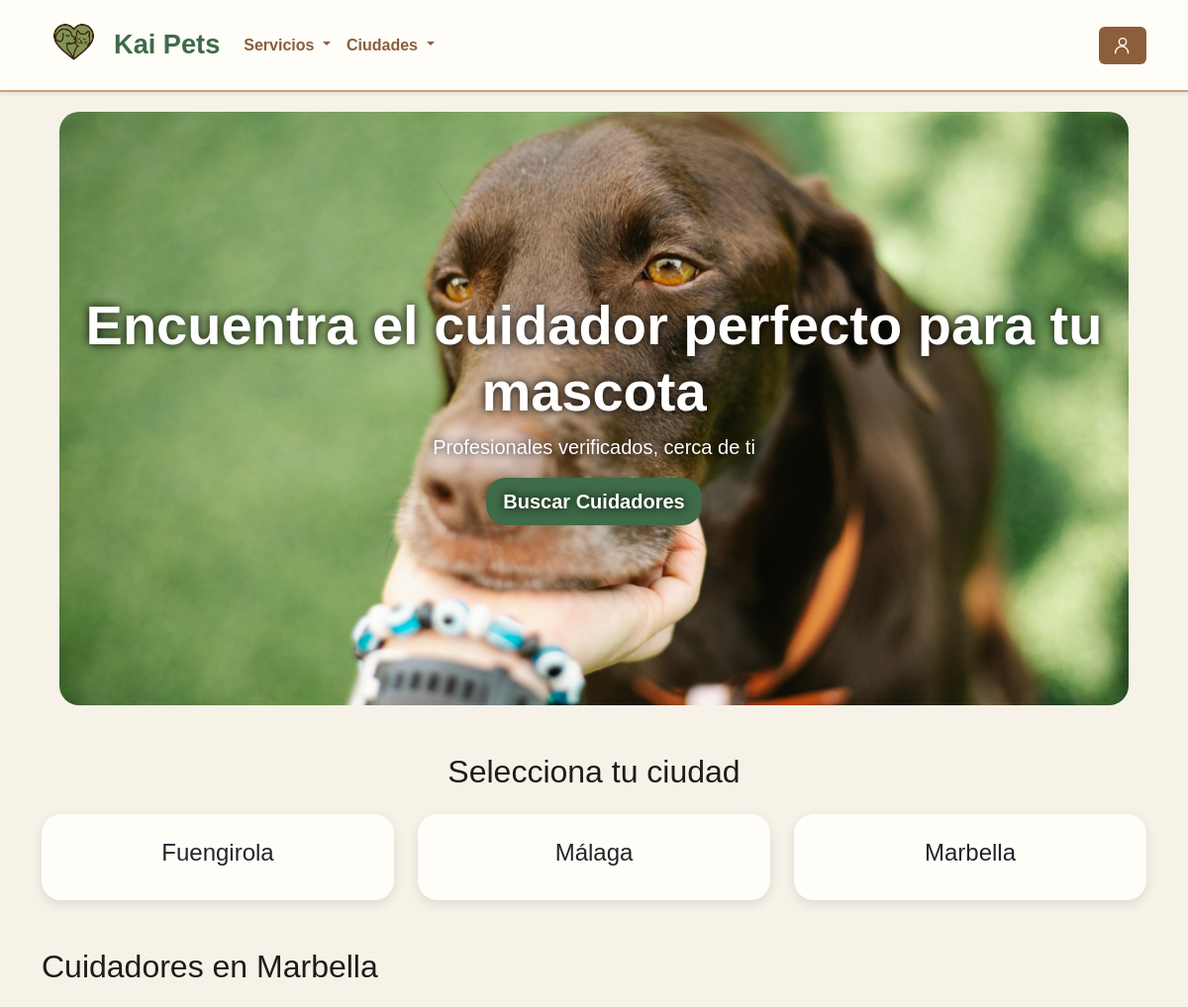
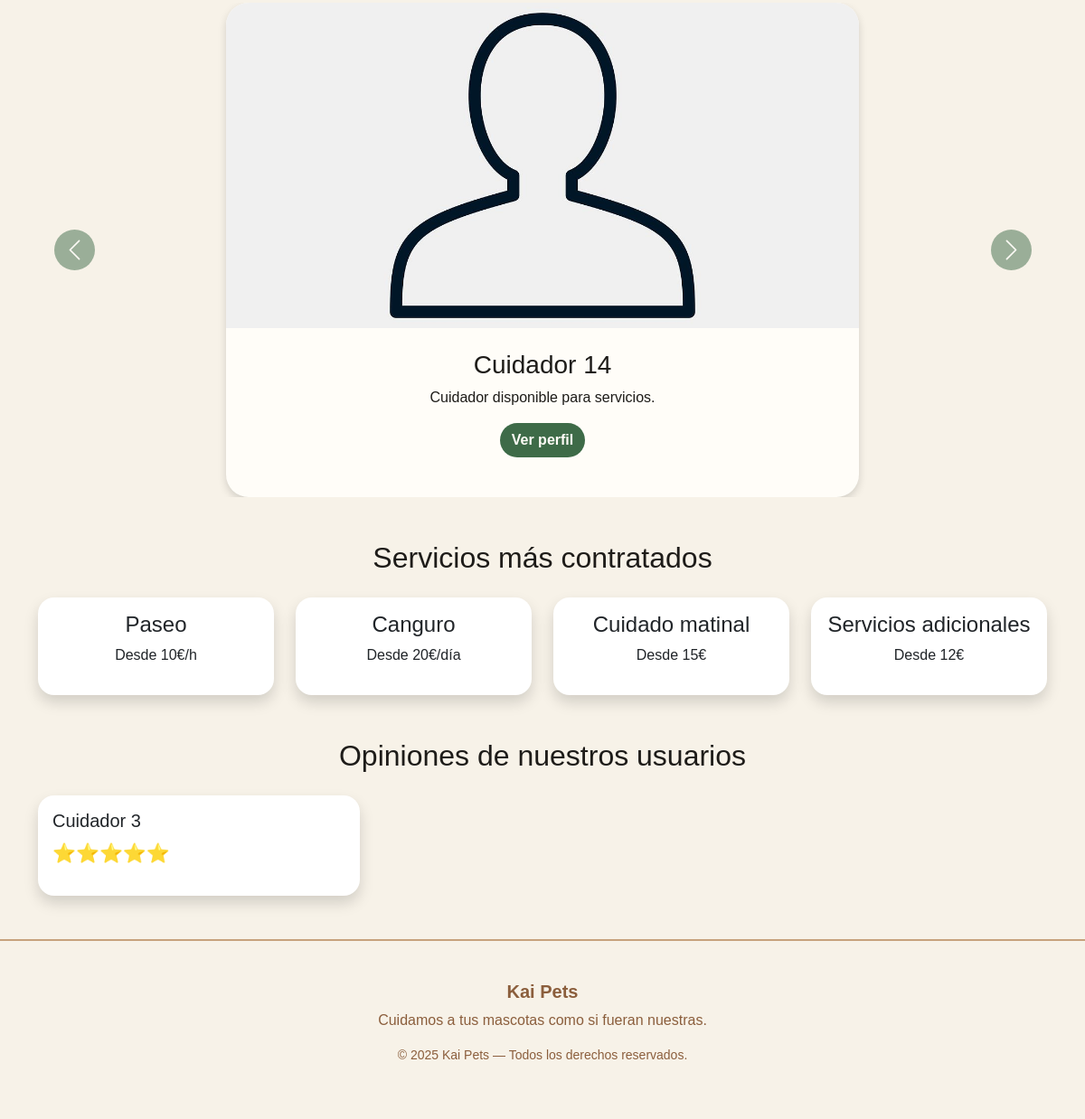
/index.php?ciudad_id=2, run on the app's committed database (2 pictures, top to bottom).
### tables this page shows
CREATE TABLE `ciudades` (
  `id` int(11) NOT NULL,
  `nombre` varchar(100) NOT NULL
);

CREATE TABLE `cuidadores` (
  `id` int(11) NOT NULL,
  `usuario_id` int(11) NOT NULL,
  `ciudad_id` int(11) NOT NULL,
  `barrio` varchar(100) NOT NULL,
  `descripcion` text NOT NULL,
  `experiencia` varchar(255) DEFAULT NULL,
  `dni_foto` varchar(255) NOT NULL,
  `foto_perfil` varchar(255) NOT NULL
);

CREATE TABLE `usuarios` (
  `id` int(11) NOT NULL,
  `nombre` varchar(100) NOT NULL,
  `apellido` varchar(200) NOT NULL,
  `email` varchar(255) NOT NULL,
  `password` varchar(255) NOT NULL,
  `telefono` int(9) NOT NULL,
  `direccion` varchar(255) NOT NULL,
  `registro` timestamp NOT NULL DEFAULT current_timestamp(),
  `terminos` tinyint(1) NOT NULL DEFAULT 0,
  `admin` tinyint(1) NOT NULL DEFAULT 0,
  `cuidador` tinyint(1) NOT NULL DEFAULT 0,
  `ciudad_id` int(11) NOT NULL DEFAULT 1
);

CREATE TABLE `opiniones` (
  `id` int(11) NOT NULL,
  `cuidador_id` int(11) NOT NULL,
  `usuario_id` int(11) NOT NULL,
  `puntuacion` int(11) NOT NULL CHECK (`puntuacion` between 1 and 5),
  `comentario` text DEFAULT NULL,
  `fecha` datetime DEFAULT current_timestamp()
);

### index.php (the view, shortened to what this page needs)
<?php
require_once "php/conn_db.php";
$ciudad_id = isset($_GET['ciudad_id']) ? intval($_GET['ciudad_id']) : 1;
$ciudades_raw = $conn->query("SELECT * FROM ciudades")->fetchAll(PDO::FETCH_ASSOC);
$ciudades = [];
foreach ($ciudades_raw as $c) $ciudades[$c['id']] = $c;
$stmt = $conn->prepare("
    SELECT c.*, u.nombre, u.apellido
    FROM cuidadores c
    JOIN usuarios u ON u.id = c.usuario_id
    WHERE c.ciudad_id = ?
    ORDER BY c.id DESC
    LIMIT 10
");
$stmt->execute([$ciudad_id]);
$cuidadores = $stmt->fetchAll(PDO::FETCH_ASSOC);
$opiniones = $conn->query("
    SELECT o.*, u.nombre AS user_nombre, u.apellido AS user_apellido
    FROM opiniones o
    JOIN usuarios u ON u.id = o.usuario_id
    ORDER BY o.id DESC
    LIMIT 3
")->fetchAll(PDO::FETCH_ASSOC);
?>
<!DOCTYPE html>
<html lang="es">
<head>
<link rel="stylesheet" href="https://cdn.jsdelivr.net/npm/bootstrap@5.3.2/dist/css/bootstrap.min.css">
<link rel="stylesheet" href="/KaiPets/src/css/style.css">
</head>
<body>
<?php include "componentes/header.php"; ?>
<div class="hero mb-5">
    <div class="container text-center">
        <h1 class="display-4 fw-bold">Encuentra el cuidador perfecto para tu mascota</h1>
        <p class="lead">Profesionales verificados, cerca de ti</p>
        <a href="/KaiPets/pags/buscador.php" class="btn btn-lg btn-kai-green">Buscar Cuidadores</a>
    </div>
</div>
<div class="container">
    <h2 class="text-center mb-4">Selecciona tu ciudad</h2>
    <div class="row g-4 mb-5">
        <?php foreach ($ciudades as $c): ?>
        <div class="col-md-4">
            <a href="index.php?ciudad_id=<?= $c['id'] ?>" class="text-decoration-none text-dark">
                <div class="ciudad-card text-center">
                    <h4><?= htmlspecialchars($c['nombre']) ?></h4>
                </div>
            </a>
        </div>
        <?php endforeach; ?>
    </div>
    <h2 class="mb-4">
        Cuidadores en <?= htmlspecialchars($ciudades[$ciudad_id]['nombre'] ?? "tu ciudad") ?>
    </h2>
    <?php if (empty($cuidadores)): ?>
        <div class="alert alert-warning">No hay cuidadores registrados en esta ciudad.</div>
    <?php else: ?>
    <div id="cuidadoresCarousel" class="carousel slide mb-5" data-bs-ride="carousel">
        <div class="carousel-inner">
            <?php foreach ($cuidadores as $index => $c): ?>
            <div class="carousel-item <?= $index === 0 ? 'active' : '' ?>">
                <div class="cuidador-card mx-auto" style="max-width: 700px;">
                    <img src="<?= $c['foto_perfil'] ?>" class="card-img-top">
                    <div class="p-4 text-center">
                        <h3><?= htmlspecialchars($c['nombre'] . " " . $c['apellido']) ?></h3>
                        <p><?= htmlspecialchars($c['descripcion']) ?></p>
                        <a href="/KaiPets/pags/ver_cuidador.php?id=<?= $c['id'] ?>" class="btn btn-kai-green">
                            Ver perfil
                        </a>
                    </div>
                </div>
            </div>
            <?php endforeach; ?>
        </div>
        <button class="carousel-control-prev" type="button" data-bs-target="#cuidadoresCarousel" data-bs-slide="prev">
            <span class="carousel-control-prev-icon"></span>
        </button>
        <button class="carousel-control-next" type="button" data-bs-target="#cuidadoresCarousel" data-bs-slide="next">
            <span class="carousel-control-next-icon"></span>
        </button>
    </div>
    <?php endif; ?>
    <h2 class="text-center mb-4">Servicios más contratados</h2>
    <div class="row text-center mb-5 g-4">
        <div class="col-md-3"><div class="card p-3 shadow"><h4>Paseo</h4><p>Desde 10€/h</p></div></div>
        <div class="col-md-3"><div class="card p-3 shadow"><h4>Canguro</h4><p>Desde 20€/día</p></div></div>
        <div class="col-md-3"><div class="card p-3 shadow"><h4>Cuidado matinal</h4><p>Desde 15€</p></div></div>
        <div class="col-md-3"><div class="card p-3 shadow"><h4>Servicios adicionales</h4><p>Desde 12€</p></div></div>
    </div>
    <h2 class="text-center mb-4">Opiniones de nuestros usuarios</h2>
    <div class="row g-4 mb-5">
        <?php foreach ($opiniones as $op): ?>
        <div class="col-md-4">
            <div class="card shadow p-3">
                <h5><?= htmlspecialchars($op['user_nombre'] . " " . $op['user_apellido']) ?></h5>
                <div class="valoracion"><?= str_repeat("⭐", $op['puntuacion']) ?></div>
            </div>
        </div>
        <?php endforeach; ?>
    </div>
</div>
<?php include "componentes/footer.php"; ?>
</body>
</html>

### src/css/style.css (style rules this page uses)
:root { --verde-oscuro: #3E6B48; --verde-claro: #7CAF7C; --marron-oscuro: #8B5E3C; --marron-claro: #C7A27C; --crema: #F7F2E8; --blanco: #FFFDF8; --negro: #1e1c19; }
body { background: var(--crema); color: var(--negro); font-family: 'Arial', sans-serif; }
.card { border-radius: 18px; border: none; }
.btn-kai-green { background: var(--verde-oscuro); color: var(--blanco); font-weight: 600; border-radius: 20px; }
.hero { background: url('/KaiPets/src/img/hero_pets.jpg') center/cover no-repeat; height: 600px; width: 90%; margin: 20px auto 0 auto; border-radius: 20px; display: flex; align-items: center; justify-content: center; color: white; text-shadow: 0 0 10px black; }
.ciudad-card { background: var(--blanco); padding: 25px; border-radius: 20px; transition: .25s; box-shadow: 0 4px 12px rgba(0,0,0,0.1); }
.cuidador-card { background: var(--blanco); border-radius: 25px; padding-bottom: 20px; box-shadow: 0 4px 10px rgba(0,0,0,0.15); }
.cuidador-card img { height: 360px; width: 100%; object-fit: cover; border-radius: 25px 25px 0 0; }
.valoracion { color: gold; font-size: 1.3rem; }
.carousel-control-prev, .carousel-control-next { width: 80px; }
.carousel-control-prev-icon, .carousel-control-next-icon { background-color: var(--verde-oscuro); border-radius: 50%; width: 45px; height: 45px; background-size: 60%; padding: 10px; filter: none !important; }

### data on the page
ciudades: nombre "Fuengirola"
ciudades: nombre "Málaga"
ciudades: nombre "Marbella"
cuidadores: foto_perfil (picture), usuario.apellido "Cuidador 14", descripcion "Cuidador disponible para servicios."
opiniones: usuario.apellido "Cuidador 3", puntuacion "⭐⭐⭐⭐⭐"
